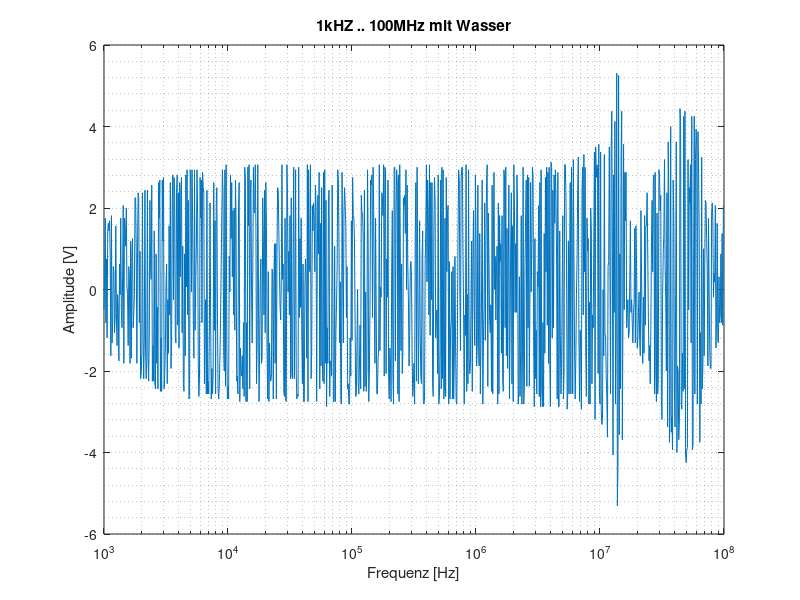
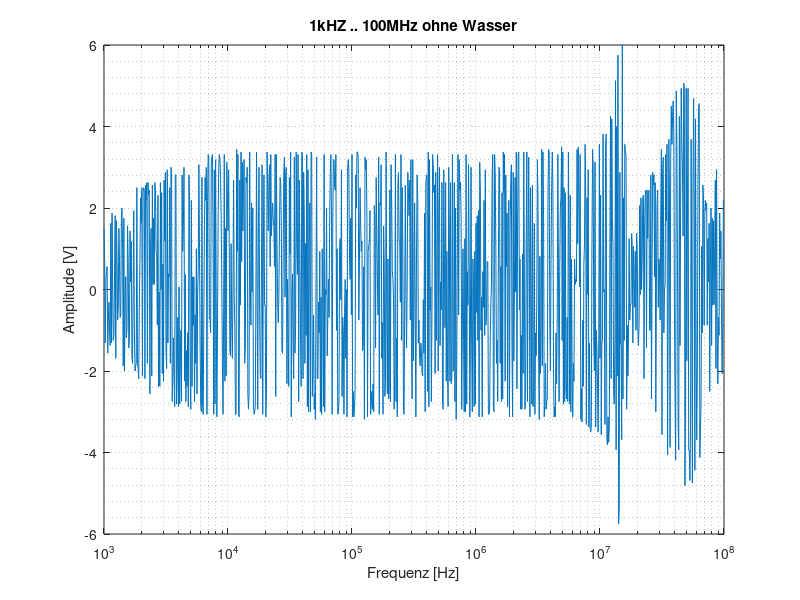
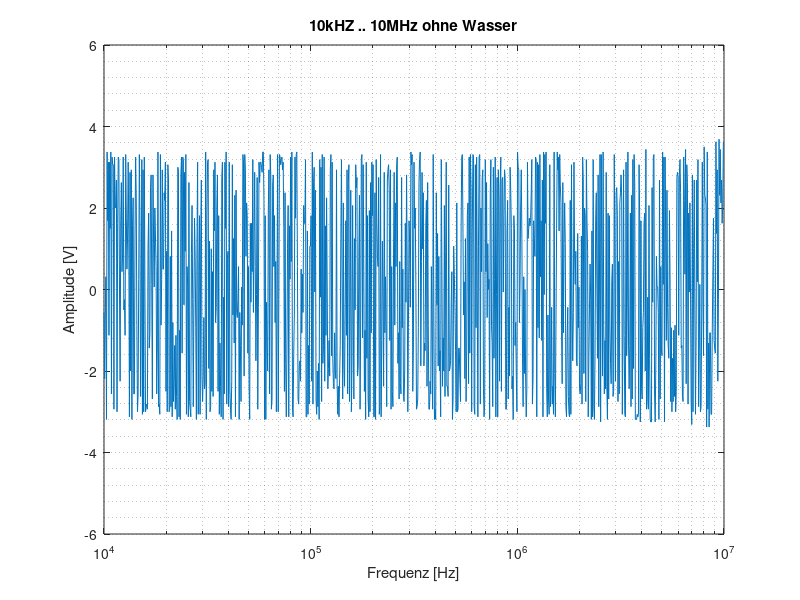
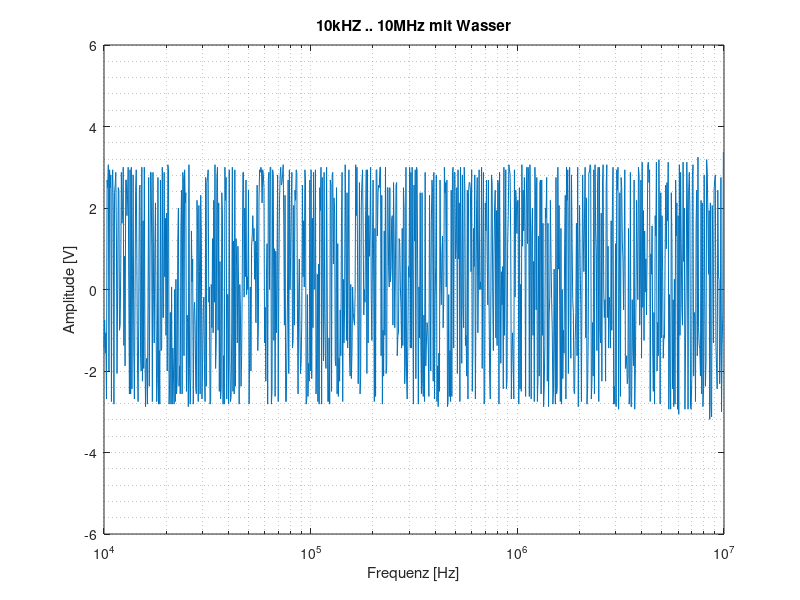

Write MATLAB code to recreate these figures, in order.
clc;
clear;
close all;

data0 = csvread('mess01/scope_0.csv');
data1 = csvread('mess01/scope_1.csv');
data2 = csvread('mess01/scope_2.csv');
data3 = csvread('mess01/scope_3.csv');

figure(1);
semilogx(10.^((data0(3:end,1)./10.*5)+5.5), data0(3:end,2));
title('1kHZ .. 100MHz mit Wasser');
xlabel('Frequenz [Hz]');
ylabel('Amplitude [V]');
axis([1e3 1e8 -6 6]);
grid minor;
print -dpdf 'scope_0'

figure(2);
semilogx(10.^((data1(3:end,1)./10.*5)+5.5), data1(3:end,2));
title('1kHZ .. 100MHz ohne Wasser');
xlabel('Frequenz [Hz]');
ylabel('Amplitude [V]');
axis([1e3 1e8 -6 6]);
grid minor;
print -dpdf 'scope_1'

figure(3);
semilogx(10.^((data2(3:end,1)./10.*3)+5.5), data2(3:end,2));
title('10kHZ .. 10MHz ohne Wasser');
xlabel('Frequenz [Hz]');
ylabel('Amplitude [V]');
axis([1e4 1e7 -6 6]);
grid minor;
print -dpdf 'scope_2'

figure(4);
semilogx(10.^((data3(3:end,1)./10.*3)+5.5), data3(3:end,2));
title('10kHZ .. 10MHz mit Wasser');
xlabel('Frequenz [Hz]');
ylabel('Amplitude [V]');
axis([1e4 1e7 -6 6]);
grid minor;
print -dpdf 'scope_3'
